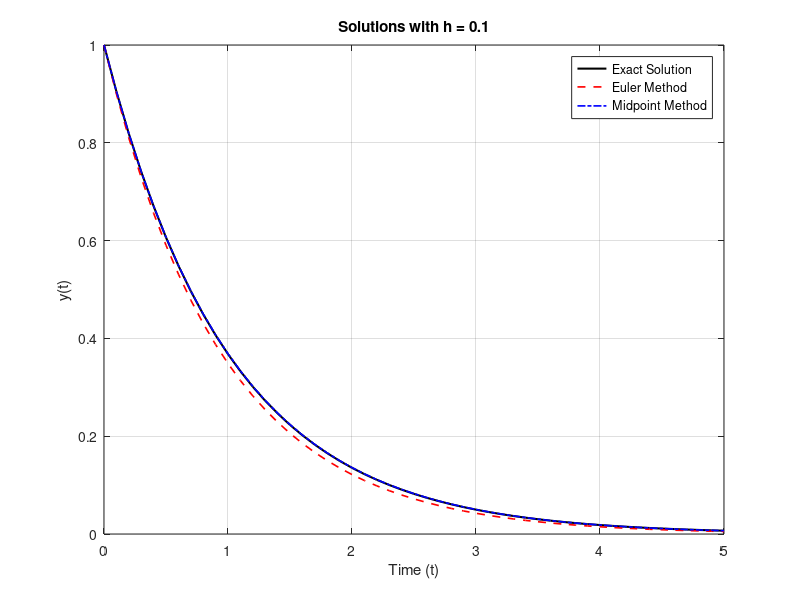
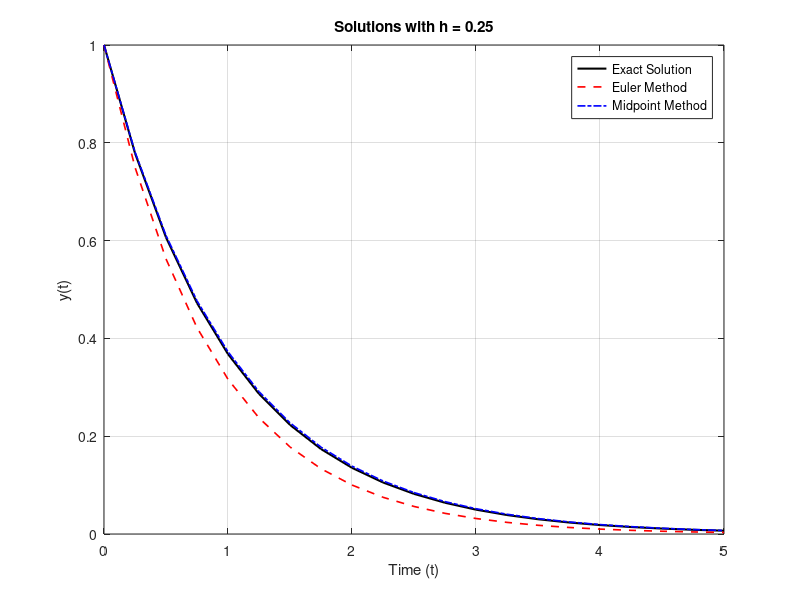
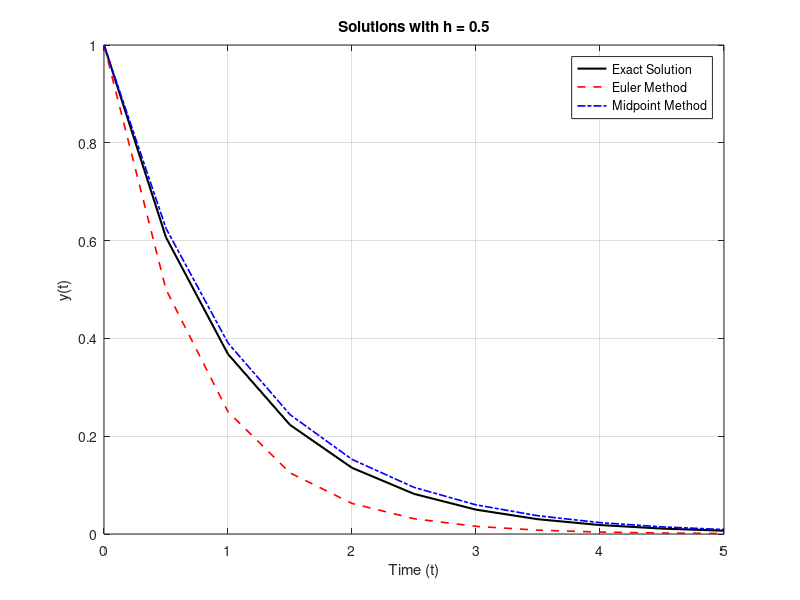
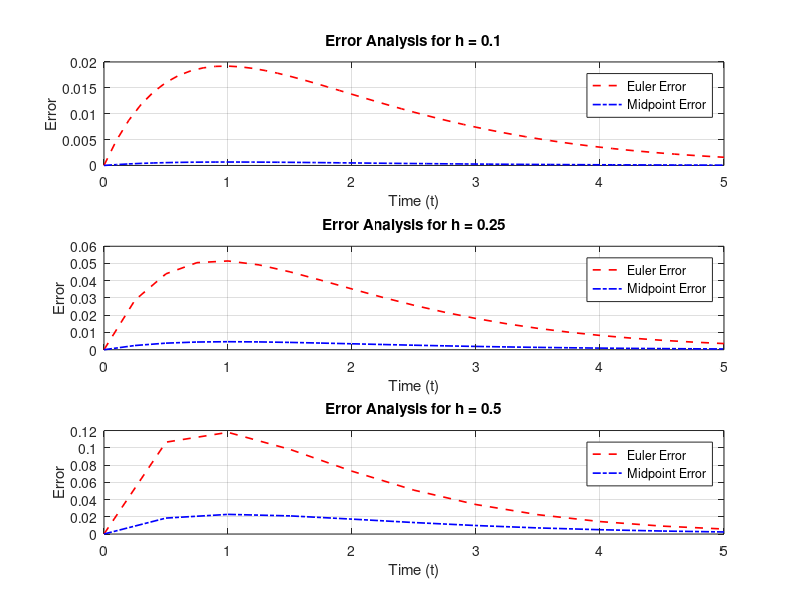

MATLAB code to generate these figures, in order:
% Exact solution of dy/dt = -y
exact_solution = @(t) exp(-t);

% Initial condition and parameters
t0 = 0;         % Initial time
y0 = 1;         % Initial condition
time_steps = [0.1, 0.25, 0.5]; % Different step sizes
t_end = 5;      % Final time

% Initialize results storage
errors_euler = {};  
errors_midpoint = {}; 

% Loop over different time step sizes
for idx = 1:length(time_steps)
    h = time_steps(idx); % Current time step
    t = t0:h:t_end;      % Time vector
    n_steps = length(t); % Number of steps
    
    % Forward Euler method
    y_euler = zeros(1, n_steps);
    y_euler(1) = y0; % Initial condition
    for i = 1:n_steps-1
        y_euler(i+1) = y_euler(i) + h * (-y_euler(i));
    end
    
    % Midpoint method
    y_midpoint = zeros(1, n_steps);
    y_midpoint(1) = y0; % Initial condition
    for i = 1:n_steps-1
        k1 = -y_midpoint(i);
        k2 = -(y_midpoint(i) + h/2 * k1);
        y_midpoint(i+1) = y_midpoint(i) + h * k2;
    end
    
    % Exact solution
    y_exact = exact_solution(t);
    
    % Calculate errors
    euler_error = abs(y_euler - y_exact);
    midpoint_error = abs(y_midpoint - y_exact);
    errors_euler{idx} = euler_error; % Store in cell array
    errors_midpoint{idx} = midpoint_error; % Store in cell array
    
    % Plot the solutions
    figure;
    plot(t, y_exact, 'k', 'LineWidth', 1.5); hold on;
    plot(t, y_euler, 'r--', 'LineWidth', 1.2);
    plot(t, y_midpoint, 'b-.', 'LineWidth', 1.2);
    title(['Solutions with h = ', num2str(h)]);
    xlabel('Time (t)');
    ylabel('y(t)');
    legend('Exact Solution', 'Euler Method', 'Midpoint Method');
    grid on;
end

% Plot error analysis
figure;
for idx = 1:length(time_steps)
    h = time_steps(idx);
    t = t0:time_steps(idx):t_end;
    subplot(length(time_steps), 1, idx);
    plot(t, errors_euler{idx}, 'r--', 'LineWidth', 1.2); hold on;
    plot(t, errors_midpoint{idx}, 'b-.', 'LineWidth', 1.2);
    title(['Error Analysis for h = ', num2str(h)]);
    xlabel('Time (t)');
    ylabel('Error');
    legend('Euler Error', 'Midpoint Error');
    grid on;
end
